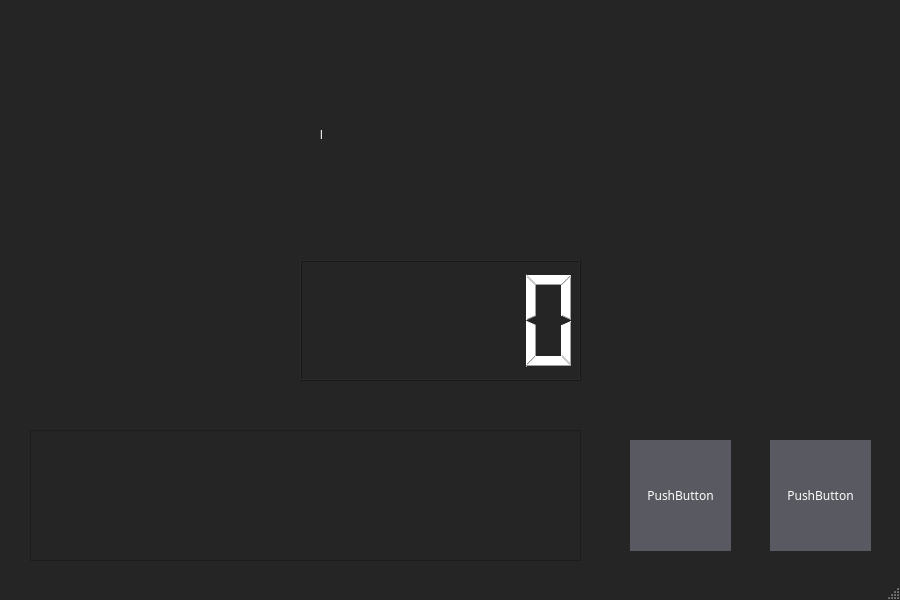
<?xml version="1.0" encoding="UTF-8"?>
<ui version="4.0">
 <class>MainWindow</class>
 <widget class="QMainWindow" name="MainWindow">
  <property name="geometry">
   <rect>
    <x>0</x>
    <y>0</y>
    <width>900</width>
    <height>600</height>
   </rect>
  </property>
  <property name="font">
   <font>
    <family>D2Coding</family>
   </font>
  </property>
  <property name="windowTitle">
   <string>MainWindow</string>
  </property>
  <property name="styleSheet">
   <string notr="true">QStatusBar {
background-color: rgb(37, 37, 38);
color: rgb(255, 255, 255);
}

QMainWindow {
background-color: rgb(37, 37, 38);
border: 1px rgb(37,37,38);
color: rgb(255, 255, 255);
}</string>
  </property>
  <widget class="QWidget" name="centralwidget">
   <property name="font">
    <font>
     <family>D2Coding</family>
    </font>
   </property>
   <property name="styleSheet">
    <string notr="true">QWidget {
background-color: rgb(37, 37, 38);
color: rgb(255, 255, 255);
}
QWidget .QPushButton {
border:2px;
background-color: rgb(89, 89, 97);
}
QWidget .QPushButton:hover {
border:2px;
background-color: rgb(0, 122, 204);
}

QLineEdit {
border:1px solid rgb(67, 67, 70);
background-color: rgb(51, 51, 55);
color: rgb(255, 255, 255);
}
QLineEdit:disabled {
border:1px solid rgb(67, 67, 70);
background-color: rgb(45, 45, 48);
color: rgb(255, 255, 255);
}

QWidget .QFrame {
background-color: rgb(45, 45, 48);
color: rgb(255, 255, 255);
}
QFrame .QPushButton {
border:1px solid rgb(83, 83, 85);
background-color: rgb(63, 63, 70);
color: rgb(255, 255, 255);
}
QFrame .QPushButton:disabled {
border: 1px solid rgb(61, 61, 67);
background-color: rgb(45, 45, 48);
}
QFrame .QPushButton:hover {
background-color: rgb(63, 63, 70);
border: 1px solid rgb(5, 111, 182);
}</string>
   </property>
   <widget class="QLCDNumber" name="work_timer">
    <property name="geometry">
     <rect>
      <x>300</x>
      <y>260</y>
      <width>281</width>
      <height>121</height>
     </rect>
    </property>
    <property name="font">
     <font>
      <family>D2Coding</family>
     </font>
    </property>
    <property name="autoFillBackground">
     <bool>false</bool>
    </property>
   </widget>
   <widget class="QTextEdit" name="work_content">
    <property name="geometry">
     <rect>
      <x>30</x>
      <y>430</y>
      <width>551</width>
      <height>131</height>
     </rect>
    </property>
    <property name="font">
     <font>
      <family>D2Coding</family>
     </font>
    </property>
    <property name="autoFillBackground">
     <bool>true</bool>
    </property>
   </widget>
   <widget class="QPushButton" name="work_start">
    <property name="geometry">
     <rect>
      <x>630</x>
      <y>440</y>
      <width>101</width>
      <height>111</height>
     </rect>
    </property>
    <property name="font">
     <font>
      <family>D2Coding</family>
     </font>
    </property>
    <property name="autoFillBackground">
     <bool>false</bool>
    </property>
    <property name="text">
     <string>PushButton</string>
    </property>
   </widget>
   <widget class="QPushButton" name="work_end">
    <property name="geometry">
     <rect>
      <x>770</x>
      <y>440</y>
      <width>101</width>
      <height>111</height>
     </rect>
    </property>
    <property name="font">
     <font>
      <family>D2Coding</family>
     </font>
    </property>
    <property name="autoFillBackground">
     <bool>false</bool>
    </property>
    <property name="text">
     <string>PushButton</string>
    </property>
   </widget>
   <widget class="QLabel" name="sttich">
    <property name="geometry">
     <rect>
      <x>320</x>
      <y>10</y>
      <width>250</width>
      <height>250</height>
     </rect>
    </property>
    <property name="text">
     <string>l</string>
    </property>
   </widget>
  </widget>
  <widget class="QStatusBar" name="statusbar">
   <property name="font">
    <font>
     <family>D2Coding</family>
    </font>
   </property>
  </widget>
 </widget>
 <resources/>
 <connections/>
</ui>
